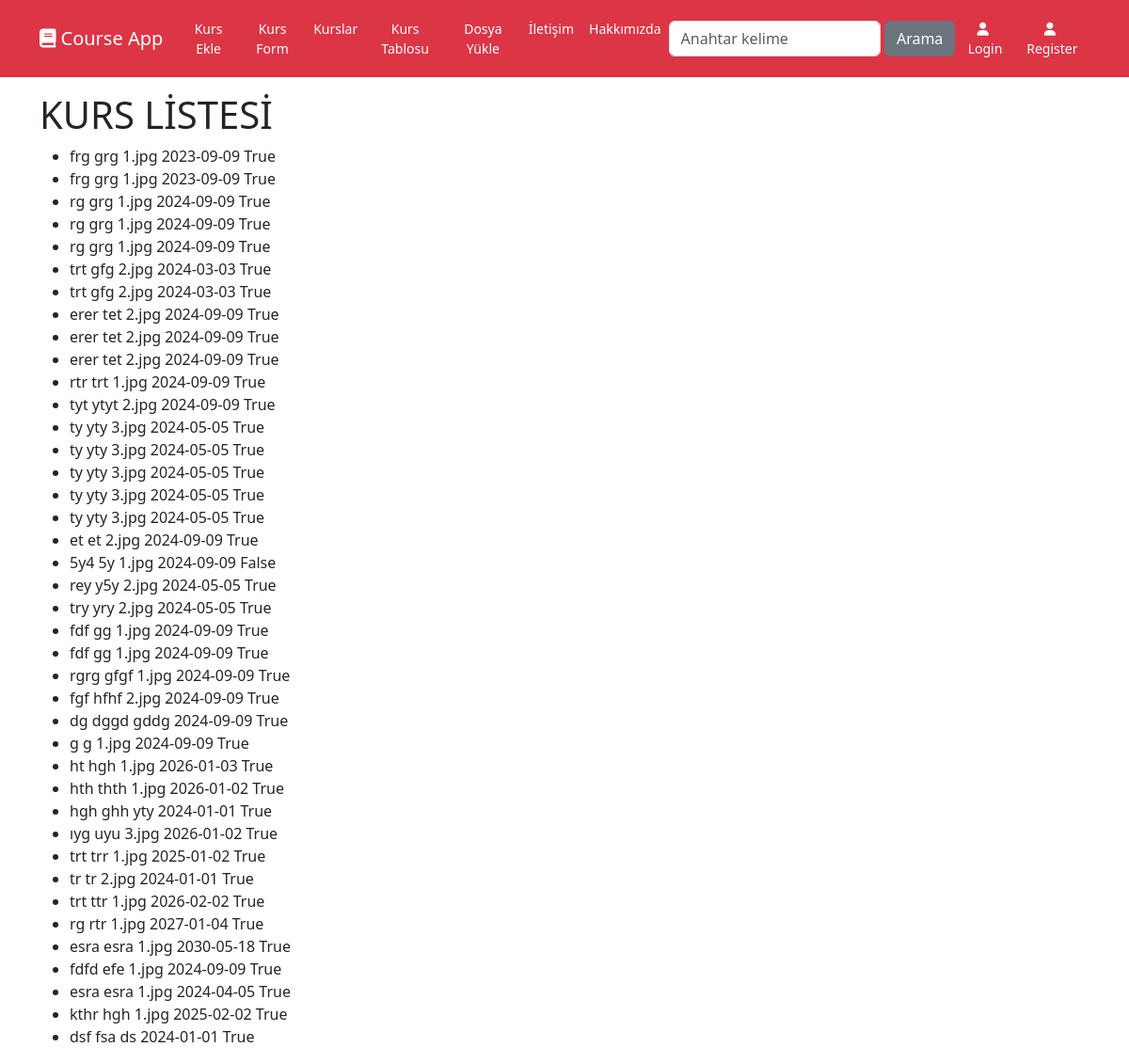
Screenshot of /courses/kurs/ with the database file from the repository.
### courses/models.py (models this page shows)
class Course(models.Model):
    title = models.CharField(max_length=30)
    description = models.TextField()
    imageUrl = models.CharField(max_length=50)
    date = models.DateField()
    isActive = models.BooleanField()
    def __str__(self):
        return f"{self.title} {self.description} {self.imageUrl} {self.date} {self.isActive}"

### courses/views.py (the view)
# urls.py: path('courses/', include('courses.urls')), #kurs+kurs/urls
def kurs(request):
    courses = Course.objects.all()
    return render(request, 'courses/kurs.html', {'courses': courses})

### courses/templates/courses/kurs.html (shortened to what this page needs)
{% extends 'layout.html' %}
{% block content %}
<div class="container mt-3">
        <div class="row">
            <div class="col-12">
                <h1>KURS LİSTESİ</h1>
                <ul>
                    {% for x in courses %}
                        <li>{{ x }}</li>
                    {% endfor %}
                </ul>
            </div>
        </div>
</div>
{% endblock %}

### templates/layout.html (shortened to what this page needs)
<!DOCTYPE html>
<html lang="en">
<head>
    <link rel="stylesheet" href="https://cdnjs.cloudflare.com/ajax/libs/bootstrap/5.3.3/css/bootstrap.min.css"/>
</head>
<body>
    {% include 'partials/_nav.html' %}
    {% block content %}
    {% endblock %}
</body>
</html>

### templates/partials/_nav.html (shortened to what this page needs)
<head>
    <link rel="stylesheet" href="https://cdnjs.cloudflare.com/ajax/libs/font-awesome/6.0.0-beta3/css/all.min.css">
    <link rel="stylesheet" href="https://cdnjs.cloudflare.com/ajax/libs/font-awesome/6.0.0-beta3/css/all.min.css">
</head>
<body>
    <nav class="navbar navbar-expand-lg bg-danger navbar-dark">
        <div class="container">
            <a href="/page/anasayfa" class="navbar-brand"><i class="fa fa-book"></i>Course App</a>
            <ul class="navbar-nav me-auto">
                <li class="nav-item">
                    <a href="/courses/create" class="nav-link">Kurs Ekle</a>
                </li>
                <li class="nav-item">
                    <a href="/courses/form" class="nav-link">Kurs Form</a>
                </li>
                <li class="nav-item">
                    <a href="/courses/kurs" class="nav-link">Kurslar</a>
                </li>
                <li class="nav-item">
                    <a href="/courses/course-list" class="nav-link">Kurs Tablosu</a>
                </li>
                <li class="nav-item">
                    <a href="/courses/upload" class="nav-link">Dosya Yükle</a>
                </li>
                <li class="nav-item">
                    <a href="/page/contact" class="nav-link">İletişim</a>
                </li>
                <li class="nav-item">
                    <a href="/page/about" class="nav-link">Hakkımızda</a>
                </li>
            </ul>
            <form class="d-flex" action="{% url 'search' %}">
                <input class="form-control me-1" type="text" name="q" placeholder="Anahtar kelime">
                <button type="submit" class="btn btn-secondary">Arama</button>
            </form>
            <ul class="navbar-nav me-auto">
                <li class="nav-item">
                    <a href="/account/login" class="nav-link"><i class="fa fa-user"></i>Login</a>
                </li>
                <li class="nav-item">
                    <a href="/account/register" class="nav-link"><i class="fa fa-user"></i>Register</a>
                </li>
            </ul>
        </div>
    </nav>
</body>

### templates/partials/_nav.html (style rules this page uses)
.navbar { background-color: #333; padding: 10px 0; text-align: center; }
.nav-link { color: white; padding: 10px 20px; text-decoration: none; font-size: 14px; }
.nav-link i { margin-right: 5px; }
.navbar-brand i { margin-right: 5px; }
.fa-book { color: #FFF; }

### rows the page displays
Course: title+description+imageUrl "frg grg 1.jpg 2023-09-09 True"
Course: title+description+imageUrl "frg grg 1.jpg 2023-09-09 True"
Course: title+description+imageUrl "rg grg 1.jpg 2024-09-09 True"
Course: title+description+imageUrl "rg grg 1.jpg 2024-09-09 True"
Course: title+description+imageUrl "rg grg 1.jpg 2024-09-09 True"
Course: title+description+imageUrl "trt gfg 2.jpg 2024-03-03 True"
Course: title+description+imageUrl "trt gfg 2.jpg 2024-03-03 True"
Course: title+description+imageUrl "erer tet 2.jpg 2024-09-09 True"
Course: title+description+imageUrl "erer tet 2.jpg 2024-09-09 True"
Course: title+description+imageUrl "erer tet 2.jpg 2024-09-09 True"
Course: title+description+imageUrl "rtr trt 1.jpg 2024-09-09 True"
Course: title+description+imageUrl "tyt ytyt 2.jpg 2024-09-09 True"
Course: title+description+imageUrl "ty yty 3.jpg 2024-05-05 True"
Course: title+description+imageUrl "ty yty 3.jpg 2024-05-05 True"
Course: title+description+imageUrl "ty yty 3.jpg 2024-05-05 True"
Course: title+description+imageUrl "ty yty 3.jpg 2024-05-05 True"
Course: title+description+imageUrl "ty yty 3.jpg 2024-05-05 True"
Course: title+description+imageUrl "et et 2.jpg 2024-09-09 True"
Course: title+description+imageUrl "5y4 5y 1.jpg 2024-09-09 False"
Course: title+description+imageUrl "rey y5y 2.jpg 2024-05-05 True"
Course: title+description+imageUrl "try yry 2.jpg 2024-05-05 True"
Course: title+description+imageUrl "fdf gg 1.jpg 2024-09-09 True"
Course: title+description+imageUrl "fdf gg 1.jpg 2024-09-09 True"
Course: title+description+imageUrl "rgrg gfgf 1.jpg 2024-09-09 True"
Course: title+description+imageUrl "fgf hfhf 2.jpg 2024-09-09 True"
Course: title+description+imageUrl "dg dggd gddg 2024-09-09 True"
Course: title+description+imageUrl "g g 1.jpg 2024-09-09 True"
Course: title+description+imageUrl "ht hgh 1.jpg 2026-01-03 True"
Course: title+description+imageUrl "hth thth 1.jpg 2026-01-02 True"
Course: title+description+imageUrl "hgh ghh yty 2024-01-01 True"
Course: title+description+imageUrl "ıyg uyu 3.jpg 2026-01-02 True"
Course: title+description+imageUrl "trt trr 1.jpg 2025-01-02 True"
Course: title+description+imageUrl "tr tr 2.jpg 2024-01-01 True"
Course: title+description+imageUrl "trt ttr 1.jpg 2026-02-02 True"
Course: title+description+imageUrl "rg rtr 1.jpg 2027-01-04 True"
Course: title+description+imageUrl "esra esra 1.jpg 2030-05-18 True"
Course: title+description+imageUrl "fdfd efe 1.jpg 2024-09-09 True"
Course: title+description+imageUrl "esra esra 1.jpg 2024-04-05 True"
Course: title+description+imageUrl "kthr hgh 1.jpg 2025-02-02 True"
Course: title+description+imageUrl "dsf fsa ds 2024-01-01 True"
